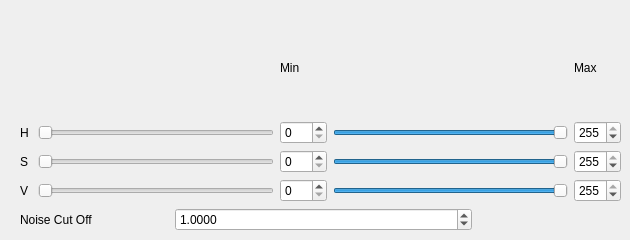
       <widget class="QWidget" name="tab">
        <attribute name="title">
         <string>Threashold</string>
        </attribute>
        <widget class="QWidget" name="layoutWidget">
         <property name="geometry">
          <rect>
           <x>20</x>
           <y>20</y>
           <width>601</width>
           <height>211</height>
          </rect>
         </property>
         <layout class="QGridLayout" name="gridLayout_7">
          <item row="0" column="0">
           <layout class="QGridLayout" name="gridLayout" rowstretch="0,0,0,0" columnstretch="0,0,0,0,0">
            <property name="rightMargin">
             <number>0</number>
            </property>
            <item row="3" column="1">
             <widget class="QSlider" name="SldVmin">
              <property name="maximum">
               <number>255</number>
              </property>
              <property name="orientation">
               <enum>Qt::Horizontal</enum>
              </property>
             </widget>
            </item>
            <item row="1" column="0">
             <widget class="QLabel" name="label">
              <property name="text">
               <string>H </string>
              </property>
             </widget>
            </item>
            <item row="2" column="0">
             <widget class="QLabel" name="label_4">
              <property name="text">
               <string>S </string>
              </property>
             </widget>
            </item>
            <item row="1" column="4">
             <widget class="QSpinBox" name="spinBoxHMAX">
              <property name="maximum">
               <number>255</number>
              </property>
              <property name="singleStep">
               <number>5</number>
              </property>
              <property name="value">
               <number>255</number>
              </property>
             </widget>
            </item>
            <item row="2" column="4">
             <widget class="QSpinBox" name="spinBoxSMAX">
              <property name="maximum">
               <number>255</number>
              </property>
              <property name="singleStep">
               <number>5</number>
              </property>
              <property name="value">
               <number>255</number>
              </property>
             </widget>
            </item>
            <item row="0" column="4">
             <widget class="QLabel" name="label_3">
              <property name="text">
               <string>Max</string>
              </property>
             </widget>
            </item>
            <item row="3" column="0">
             <widget class="QLabel" name="label_5">
              <property name="text">
               <string>V</string>
              </property>
             </widget>
            </item>
            <item row="2" column="2">
             <widget class="QSpinBox" name="spinBoxSMIN">
              <property name="maximum">
               <number>255</number>
              </property>
              <property name="singleStep">
               <number>5</number>
              </property>
             </widget>
            </item>
            <item row="0" column="2">
             <widget class="QLabel" name="label_2">
              <property name="text">
               <string>Min</string>
              </property>
             </widget>
            </item>
            <item row="3" column="2">
             <widget class="QSpinBox" name="spinBoxVMIN">
              <property name="maximum">
               <number>255</number>
              </property>
             </widget>
            </item>
            <item row="1" column="2">
             <widget class="QSpinBox" name="spinBoxHMIN">
              <property name="maximum">
               <number>255</number>
              </property>
              <property name="singleStep">
               <number>5</number>
              </property>
             </widget>
            </item>
            <item row="3" column="4">
             <widget class="QSpinBox" name="spinBoxVMAX">
              <property name="minimum">
               <number>0</number>
              </property>
              <property name="maximum">
               <number>255</number>
              </property>
              <property name="singleStep">
               <number>5</number>
              </property>
              <property name="value">
               <number>255</number>
              </property>
             </widget>
            </item>
            <item row="2" column="1">
             <widget class="QSlider" name="sldSmin">
              <property name="maximum">
               <number>255</number>
              </property>
              <property name="orientation">
               <enum>Qt::Horizontal</enum>
              </property>
             </widget>
            </item>
            <item row="1" column="1">
             <widget class="QSlider" name="sldHmin">
              <property name="maximum">
               <number>255</number>
              </property>
              <property name="orientation">
               <enum>Qt::Horizontal</enum>
              </property>
             </widget>
            </item>
            <item row="2" column="3">
             <widget class="QSlider" name="sldSmax">
              <property name="maximum">
               <number>255</number>
              </property>
              <property name="sliderPosition">
               <number>255</number>
              </property>
              <property name="orientation">
               <enum>Qt::Horizontal</enum>
              </property>
             </widget>
            </item>
            <item row="1" column="3">
             <widget class="QSlider" name="sldHmax">
              <property name="maximum">
               <number>255</number>
              </property>
              <property name="sliderPosition">
               <number>255</number>
              </property>
              <property name="orientation">
               <enum>Qt::Horizontal</enum>
              </property>
             </widget>
            </item>
            <item row="3" column="3">
             <widget class="QSlider" name="sldvmax">
              <property name="maximum">
               <number>255</number>
              </property>
              <property name="sliderPosition">
               <number>255</number>
              </property>
              <property name="orientation">
               <enum>Qt::Horizontal</enum>
              </property>
             </widget>
            </item>
           </layout>
          </item>
          <item row="1" column="0">
           <layout class="QGridLayout" name="gridLayout_5" columnstretch="1,2,1">
            <item row="0" column="2">
             <spacer name="horizontalSpacer_15">
              <property name="orientation">
               <enum>Qt::Horizontal</enum>
              </property>
              <property name="sizeHint" stdset="0">
               <size>
                <width>40</width>
                <height>20</height>
               </size>
              </property>
             </spacer>
            </item>
            <item row="0" column="0">
             <widget class="QLabel" name="label_13">
              <property name="text">
               <string>Noise Cut Off</string>
              </property>
             </widget>
            </item>
            <item row="0" column="1">
             <widget class="QDoubleSpinBox" name="doubleSpinBoxNoise">
              <property name="decimals">
               <number>4</number>
              </property>
              <property name="maximum">
               <double>100.000000000000000</double>
              </property>
              <property name="singleStep">
               <double>0.010000000000000</double>
              </property>
              <property name="value">
               <double>1.000000000000000</double>
              </property>
             </widget>
            </item>
           </layout>
          </item>
         </layout>
        </widget>
       </widget>
